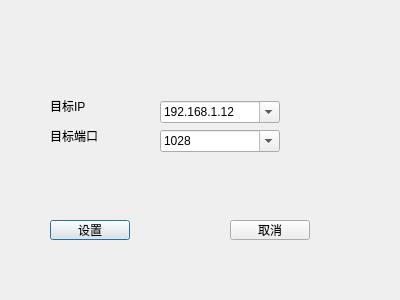
<?xml version="1.0" encoding="UTF-8"?>
<ui version="4.0">
 <class>CommParaSettingDialog</class>
 <widget class="QDialog" name="CommParaSettingDialog">
  <property name="geometry">
   <rect>
    <x>0</x>
    <y>0</y>
    <width>400</width>
    <height>300</height>
   </rect>
  </property>
  <property name="windowTitle">
   <string>参数设置</string>
  </property>
  <widget class="QLabel" name="destinationIPLabel">
   <property name="geometry">
    <rect>
     <x>50</x>
     <y>100</y>
     <width>54</width>
     <height>12</height>
    </rect>
   </property>
   <property name="text">
    <string>目标IP</string>
   </property>
  </widget>
  <widget class="QLabel" name="destinationPortLabel">
   <property name="geometry">
    <rect>
     <x>50</x>
     <y>130</y>
     <width>54</width>
     <height>12</height>
    </rect>
   </property>
   <property name="text">
    <string>目标端口</string>
   </property>
  </widget>
  <widget class="QComboBox" name="destinationIPComboBox">
   <property name="geometry">
    <rect>
     <x>160</x>
     <y>101</y>
     <width>120</width>
     <height>22</height>
    </rect>
   </property>
   <property name="editable">
    <bool>true</bool>
   </property>
   <item>
    <property name="text">
     <string>192.168.1.12</string>
    </property>
   </item>
  </widget>
  <widget class="QComboBox" name="destinationPortComboBox">
   <property name="geometry">
    <rect>
     <x>160</x>
     <y>130</y>
     <width>120</width>
     <height>22</height>
    </rect>
   </property>
   <property name="editable">
    <bool>true</bool>
   </property>
   <item>
    <property name="text">
     <string>1028</string>
    </property>
   </item>
  </widget>
  <widget class="QPushButton" name="SetPushButton">
   <property name="geometry">
    <rect>
     <x>50</x>
     <y>220</y>
     <width>80</width>
     <height>20</height>
    </rect>
   </property>
   <property name="text">
    <string>设置</string>
   </property>
  </widget>
  <widget class="QPushButton" name="cancelPushButton">
   <property name="geometry">
    <rect>
     <x>230</x>
     <y>220</y>
     <width>80</width>
     <height>20</height>
    </rect>
   </property>
   <property name="text">
    <string>取消</string>
   </property>
  </widget>
 </widget>
 <resources/>
 <connections/>
</ui>
